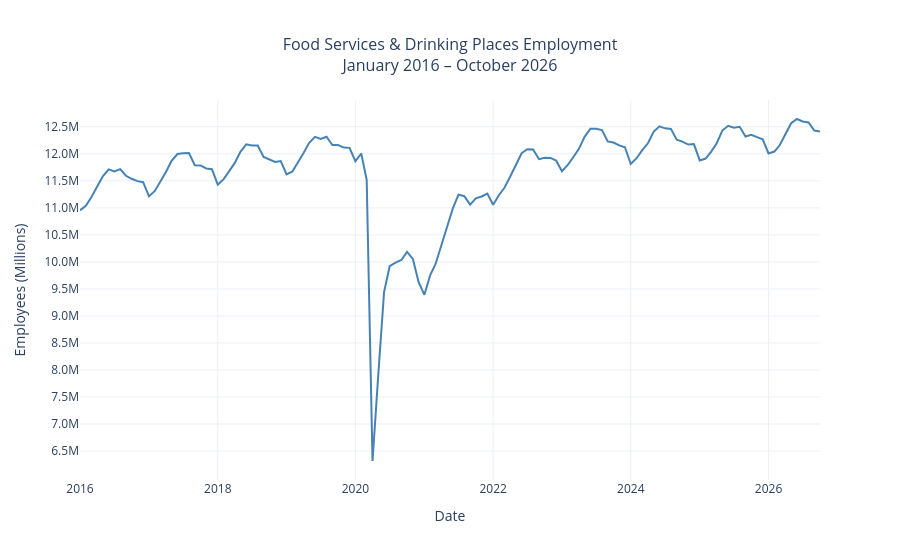

The code cell stored with this chart in its notebook:
### Code cell
# =============================================================================
# Section 2: Full Series
# =============================================================================

fig = go.Figure()

fig.add_trace(go.Scatter(
    x=df.index, y=df['employed'],
    mode='lines',
    name='Employed',
    line=dict(color='steelblue', width=2)
))

fig.update_layout(
    title=dict(text='Food Services & Drinking Places Employment<br>January 2016 – October 2026',
               x=0.5, font=dict(size=16)),
    xaxis_title='Date',
    yaxis_title='Employees (Millions)',
    yaxis=dict(
        tickvals=list(range(6_500_000, 13_000_000, 500_000)),
        ticktext=[
            f'{v/1_000_000:.1f}M'
            for v in range(6_500_000, 13_000_000, 500_000)
        ]
    ),
    hovermode='x unified',
    template='plotly_white'
)

fig.show()

### Figure 1 — Plotly figure (JSON) as saved in the notebook; plotly's stock layout.template omitted (floating-point values rounded to 4 significant figures; data arrays with more than 128 entries replaced by an {"elided": "..."} marker saying what was removed)
{"data": [{"line": {"color": "steelblue", "width": 2}, "mode": "lines", "name": "Employed", "type": "scatter", "x": {"elided": "130 str values"}, "y": {"elided": "130 int values"}}], "layout": {"hovermode": "x unified", "title": {"font": {"size": 16}, "text": "Food Services & Drinking Places Employment<br>January 2016 – October 2026", "x": 0.5}, "xaxis": {"title": {"text": "Date"}}, "yaxis": {"ticktext": ["6.5M", "7.0M", "7.5M", "8.0M", "8.5M", "9.0M", "9.5M", "10.0M", "10.5M", "11.0M", "11.5M", "12.0M", "12.5M"], "tickvals": [6500000, 7000000, 7500000, 8000000, 8500000, 9000000, 9500000, 10000000, 10500000, 11000000, 11500000, 12000000, 12500000], "title": {"text": "Employees (Millions)"}}}}
